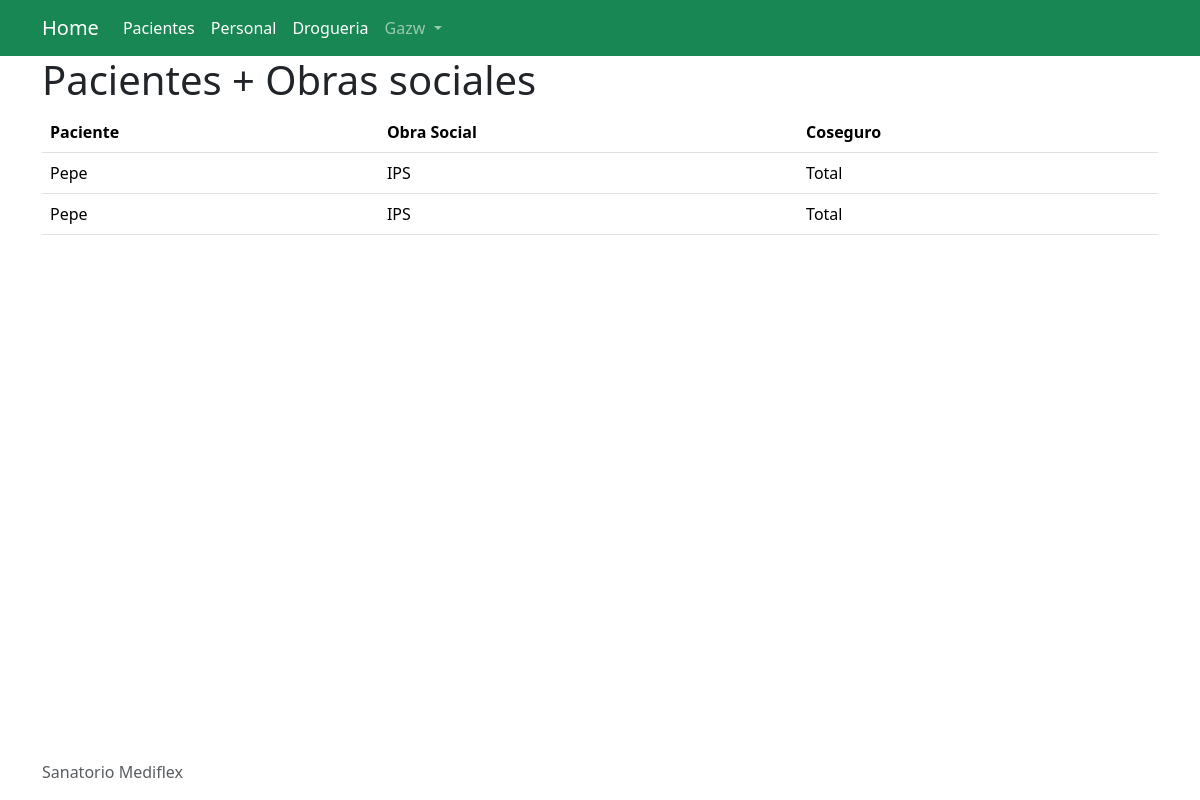
/gestion_internaciones/obras/ (signed in), run on the app's committed database.
### gestion_internaciones/models.py (models this page shows, shortened)
class Obras_Pacientes(models.Model):
    paciente = models.ForeignKey("Pacientes",on_delete=models.CASCADE)
    obra_social = models.ForeignKey("Obras_Sociales",on_delete=models.CASCADE)
    coseguro = models.ForeignKey("Coseguros",on_delete=models.CASCADE)

class Pacientes(models.Model):
    nombre_pac = models.CharField(max_length=30)
    apellido_pac = models.CharField(max_length=15)
    dni_pac = models.CharField(max_length=10)
    domicilio_pac = models.CharField(max_length=50)
    telefono_pac = models.CharField(max_length=12)
    estados_choices = [('1','Internado'),
    ('2', 'Alta'),
    ('3', 'Fallecido')]
    estado_pac = models.CharField(
        max_length=10,
        choices=estados_choices, default='Espera'
    )

class Obras_Sociales(models.Model):
    nombre_obra = models.CharField(max_length=10)
    tipo = models.CharField(max_length=10)
    prestaciones = models.TextField()

class Coseguros(models.Model):
    nombre_cos = models.CharField(max_length=10)
    tipo = models.CharField(max_length=10)
    prestaciones = models.TextField()

### gestion_internaciones/views.py (the view)
# urls.py: path('obras/', views.mostrarObras, name='obras'),
def mostrarObras(request):
    obras = Obras_Pacientes.objects.all()
    context={
        'obras': obras
    }
    return render(request, 'mostrarobra.html', context)

### gestion_internaciones/templates/mostrarobra.html
{% extends "base.html" %}
{% block content%}
    <h1>Pacientes + Obras sociales</h1>
    <table class="table">
        <tr>
            <th>Paciente</th>
            <th>Obra Social</th>
            <th>Coseguro</th>
        </tr>
        {% for i in obras %}
        <tr>
            <td>{{ i.paciente.nombre_pac }}</td>
            <td>{{ i.obra_social.nombre_obra }}</td>
            <td>{{ i.coseguro.nombre_cos }}</td>
        </tr>
        {% endfor %}
    </table>
{%endblock%}

### gestion_internaciones/templates/partials/navbar.html (shortened to what this page needs)
<nav class="navbar navbar-expand-lg bg-success" data-bs-theme="dark">
    <div class="container">
        <a class="navbar-brand" href="{% url 'home' %}">Home</a>
        <div class="collapse navbar-collapse" id="navbarSupportedContent">
            <ul class="navbar-nav me-auto mb-2 mb-lg-0">
            {% if request.user.is_authenticated %}
              <li class="nav-item">
                <a class="nav-link active" aria-current="page" href="{% url 'listapacientes' %}">Pacientes</a>
              </li>
              <li class="nav-item">
                <a class="nav-link active" aria-current="page" href="{% url 'listapersonal' %}">Personal</a>
              </li>
              <li class="nav-item">
                <a class="nav-link active" aria-current="page" href="{% url 'listadrogueria' %}">Drogueria</a>
              </li>
              <li class="nav-item dropdown">
                <a
                    class="nav-link dropdown-toggle"
                    href="#"
                    role="button"
                    data-bs-toggle="dropdown"
                    aria-expanded="false"
                >
                    {{ user.username | capfirst }}
                </a>
            </li>
            {% endif %}
            </ul>
          </div>
    </div>
</nav>

### data on the page
Obras_Pacientes: paciente.nombre_pac "Pepe", obra_social.nombre_obra "IPS", coseguro.nombre_cos "Total"
Obras_Pacientes: paciente.nombre_pac "Pepe", obra_social.nombre_obra "IPS", coseguro.nombre_cos "Total"

### other printed values
{{ user.username | capfirst }} "Gazw"
